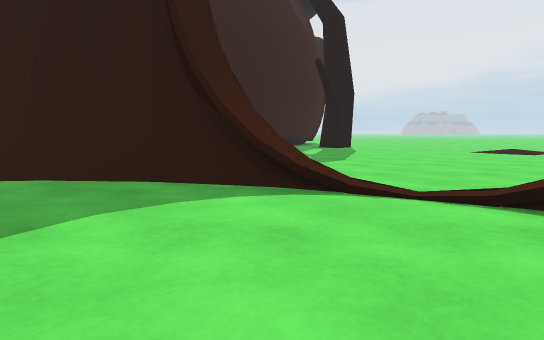
View 1 (above)

13 first-person views from a walk through a scene from a Unity 3-D project. The camera is 0.64 m above the floor, tilts 6° down and sees 75° across. The floor is counted in squares, 1 m on a side. Each view is taken from the middle of a square. On the plan, view 1 faces up. The plan holds only what a view shows up to about 10 squares ahead; the rest is blank. The place goes on beyond the plan. Some animated figures are not drawn.

View 2
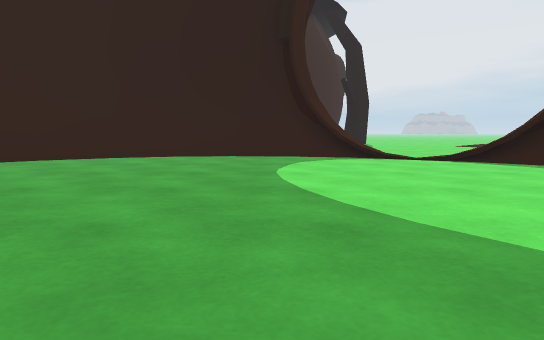

View 3
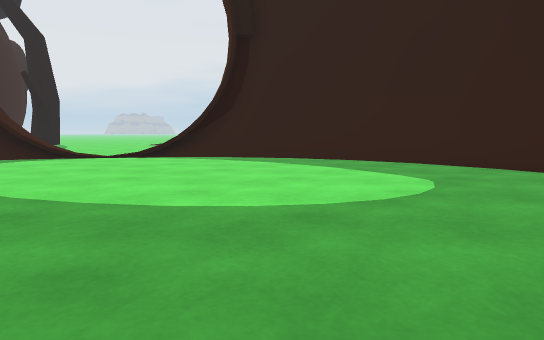

View 4
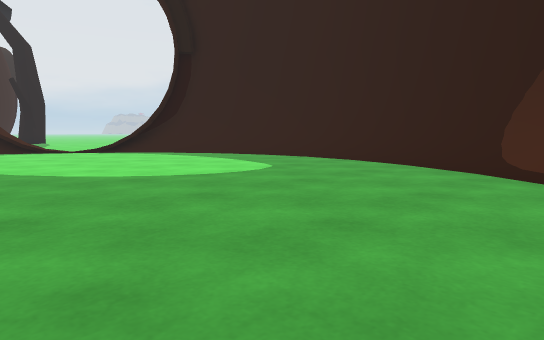

View 5
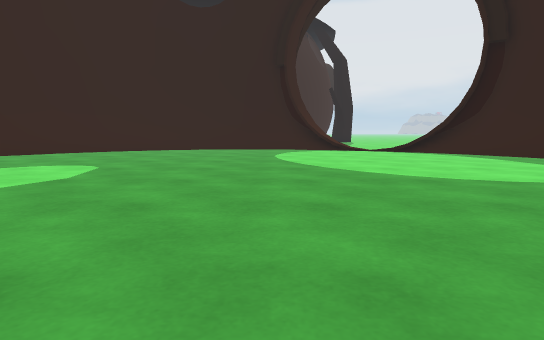

View 6
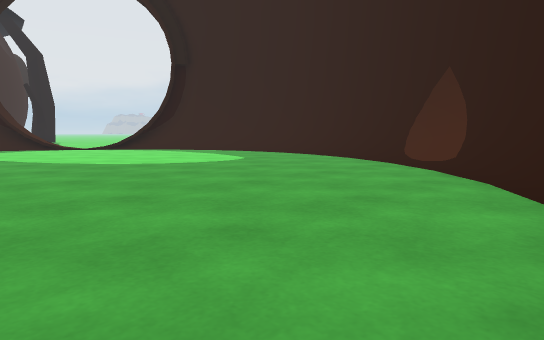

View 7
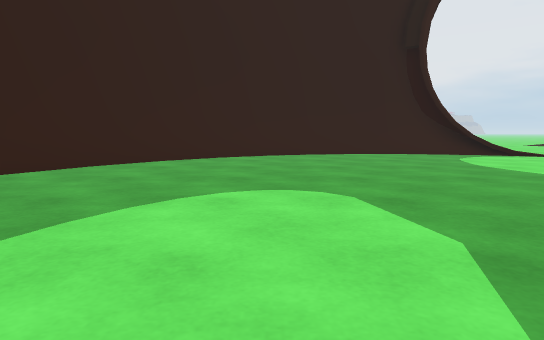

View 8
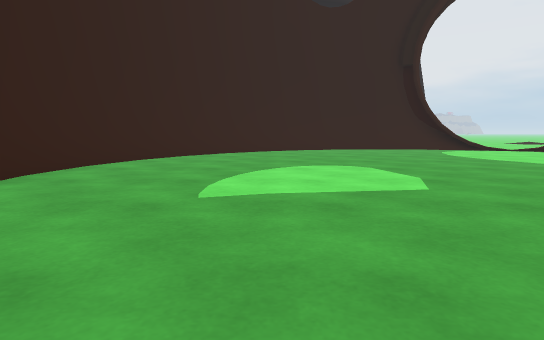

View 9
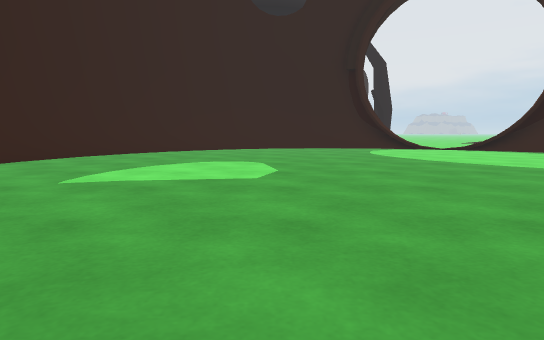

View 10
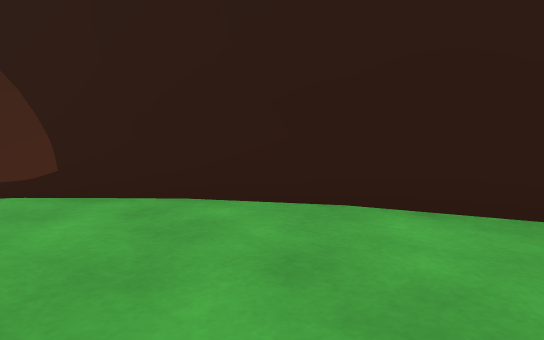

View 11
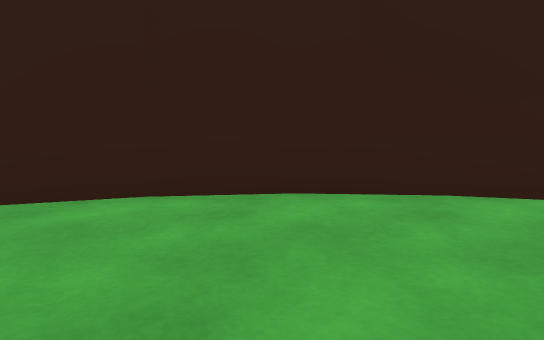

View 12
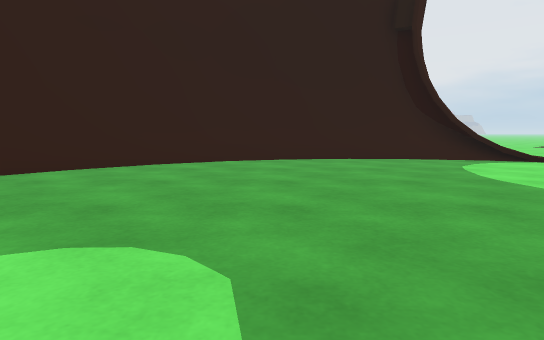

View 13
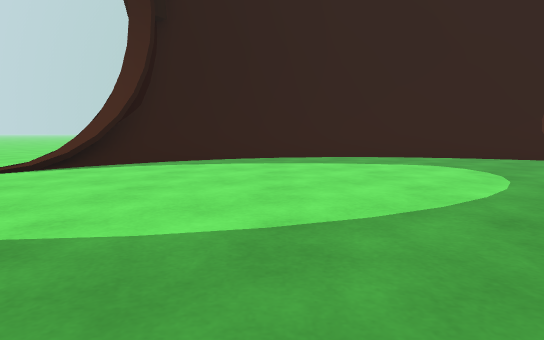

### Floor plan
Points are (right, up) in squares from view 1. A wall is a line through its corners. A room is listed if a view was taken in it or the views show most of it. See-through windows are left out.
Room 1 (views 1, 2, 3, 4, 5, 6, 7, 8, 9, 10, 11, 12, 13)
walls: (0.2, 4.1) (-0.8, 4.7); (3.6, 2) (3.1, 2.3); (3.5, 2.2) (3.8, 2.7); (5.2, 0.2) (4.3, 1.7); (4.4, 1.6) (3.2, 2.9); (0, 4.7) (-0.7, 5.1) (-1.5, 5.3); (5.3, -6.2) (5.8, -4.4); (5.8, -1.3) (5.2, 0.3); (6, -2.9) (5.8, -1.1); (4.5, 1.7) (3.9, 2.4) (3.2, 2.8); (0, 4.8) (-1.5, 5.1); (5.9, -1.3) (5.3, 0.4); (5.4, 0.3) (4.4, 1.8); (5.5, -6.3) (6, -4.5) (6.1, -2.8); (3.6, -9.1) (4.6, -7.7); (-1.4, 5.3) (-3.2, 5.4); (-3.1, 5.3) (-4.8, 5.1); (3.6, -9.3) (4.7, -7.8) (5.6, -6.1); (-3.1, 5.5) (-4.8, 5.2); (0.9, -11.1) (2.3, -10.2); (2.4, -10.4) (3.7, -9.1); (-7.6, 3.6) (-8.9, 2.4); (-6.2, 4.6) (-7.7, 3.6); (-4.8, 5.3) (-6.4, 4.6); (-7.7, 3.7) (-9, 2.5); (1, -11.3) (2.5, -10.4); (-9.9, 1.1) (-10.7, -0.5); (-0.6, -11.8) (1.1, -11.2); (-9, 2.6) (-10.1, 1.1); (-10.6, -0.4) (-11.2, -2.2); (-10, 1.1) (-10.9, -0.5); (-11.1, -2.1) (-11.3, -3.9); (-10.8, -0.3) (-11.3, -2.2); (-11.3, -2.1) (-11.4, -3.8); (-11.1, -5.4) (-10.6, -6.8); (-11.2, -5.4) (-10.7, -6.9); (-11.5, -3.8) (-11.2, -5.5)
low walls: (2.9, 2.5) (2.4, 2.7); (5.6, -2.9) (5.5, -2.2); (5, 0.1) (4.1, 1.6); (4.2, 1.5) (2.8, 2.9); (5.5, -1.3) (4.9, 0.2); (5.6, -4.5) (5.7, -2.8); (0.3, 4.4) (-1.6, 4.9); (5.1, -6.2) (5.6, -4.4); (4.3, -7.6) (5.1, -6); (5.8, -2.9) (5.6, -1.2); (-2.2, 4.9) (-3.1, 5); (5.8, -4.5) (5.9, -2.8); (3.4, -8.9) (4.4, -7.5); (-1.5, 5) (-3.2, 5.2); (4.5, -7.7) (5.3, -6.1); (-3.1, 5.1) (-4.8, 4.9); (-4.6, 4.8) (-6.1, 4.2); (2.2, -10.2) (3.6, -8.9); (0.8, -10.9) (2.2, -10); (-7.5, 3.4) (-8.7, 2.2); (-4.7, 5) (-6.3, 4.4); (-6.2, 4.4) (-7.6, 3.5); (-8.8, 2.4) (-9.8, 0.9); (-0.7, -11.6) (1, -10.9); (-9.8, 1) (-10.5, -0.6); (-10.5, -0.7) (-10.9, -2.3); (-11, -2.1) (-11.1, -3.9); (-11.1, -3.7) (-10.9, -5.5); (-10.9, -5.3) (-10.3, -6.7)
ways out: opening at (2.5, 4)

Positions as (right, up) in squares from view 1, and headings:
1: (0, 0), facing up
2: (-2, -5), facing up
3: (-2, -6), facing up-right
4: (-2, -9), facing up-right
5: (-2, -9), facing up
6: (-3, -11), facing up-right
7: (-6, -6), facing up
8: (-7, -9), facing up
9: (-5, -10), facing up
10: (-1, -8), facing down-right
11: (-7, -4), facing left
12: (-5, -4), facing up
13: (-4, -1), facing right
